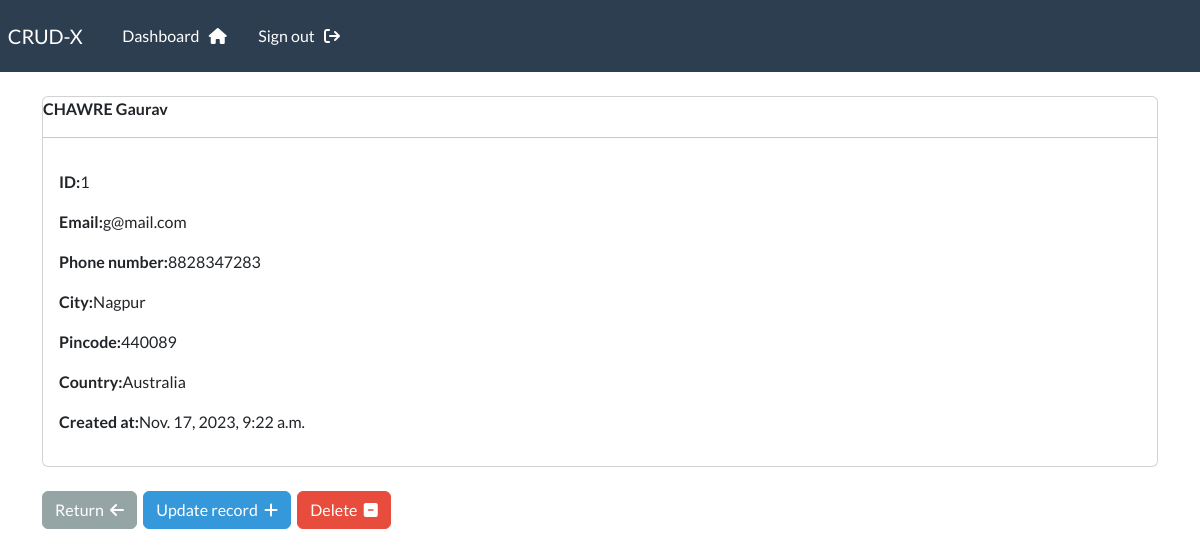
The page /record/1 (signed in) on the database its author committed.
### webapp/models.py (models this page shows, shortened)
class Record(models.Model):
    created_date = models.DateTimeField(auto_now_add=True)
    first_name    = models.CharField(max_length=100)
    last_name     = models.CharField(max_length=100)
    email         = models.CharField(max_length=255)
    phone         = models.CharField(max_length=20)
    address       = models.CharField(max_length=300)
    city          = models.CharField(max_length=50)
    pincode       = models.CharField(max_length=6)
    country       = models.CharField(max_length=150)

### webapp/views.py (the view)
# urls.py: path('record/<int:pk>',views.singular_record, name='record'),
@login_required(login_url="my-login")
def singular_record(request,pk):
        record = Record.objects.get(id=pk)
        context = {'record':record}
        return render(request,'webapp/view-record.html',context)

### webapp/templates/webapp/view-record.html (shortened to what this page needs)
{% extends 'webapp/base.html' %}
{% block content %}
<div class="card">
    <strong>
        {{record.last_name|upper}}
        {{record.first_name}}
    </strong>
    <hr/>
    <div class="card-body">
        <p><strong>ID:</strong>{{record.id}}</p>
        <p><strong>Email:</strong>{{record.email}}</p>
        <p><strong>Phone number:</strong>{{record.phone}}</p>
        <p><strong>City:</strong>{{record.city}}</p>
        <p><strong>Pincode:</strong>{{record.pincode}}</p>
        <p><strong>Country:</strong>{{record.country}}</p>
        <p><strong>Created at:</strong>{{record.created_date}}</p>
    </div>
</div><br/>
<a href="{%url 'dashboard' %}" type="button" class="btn btn-secondary">Return &nbsp;<i class="fa fa-arrow-left" aria-hidden="true"></i></a>&nbsp;
<a href="{%url 'update-record' record.id %}" type="button" class="btn btn-info">Update record &nbsp;<i class="fa fa-plus" aria-hidden="true"></i></a>&nbsp;
<a href="{%url 'delete' record.id %}" type="button" class="btn btn-danger">Delete &nbsp;<i class="fa fa-minus-square" aria-hidden="true"></i></a>
{% endblock %}

### rows shown on the page
Record: last_name "CHAWRE", first_name "Gaurav", id "1", email "g@mail.com", phone "8828347283", city "Nagpur", pincode "440089", country "Australia", created_date "Nov. 17, 2023, 9:22 a.m."
